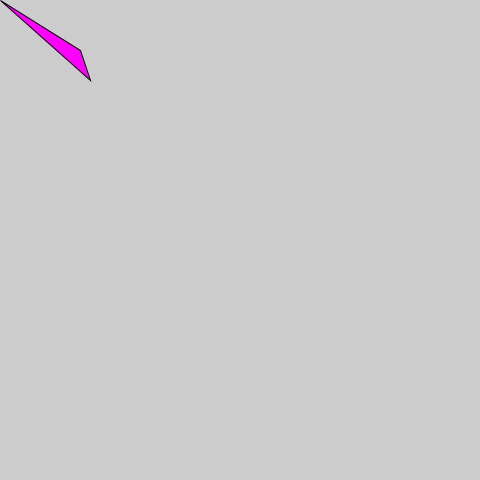
Frame 1 (no input)
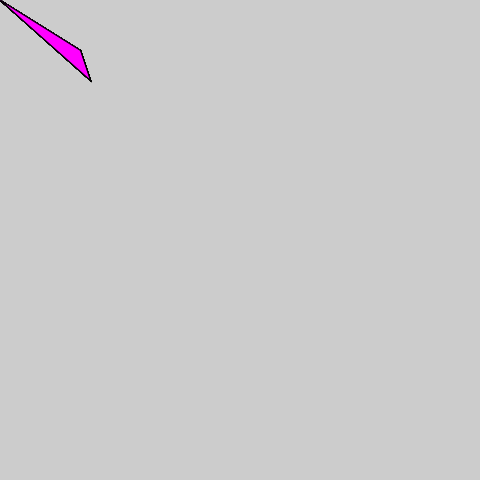
Frame 60 (the mouse pressed at the canvas centre just before this capture)
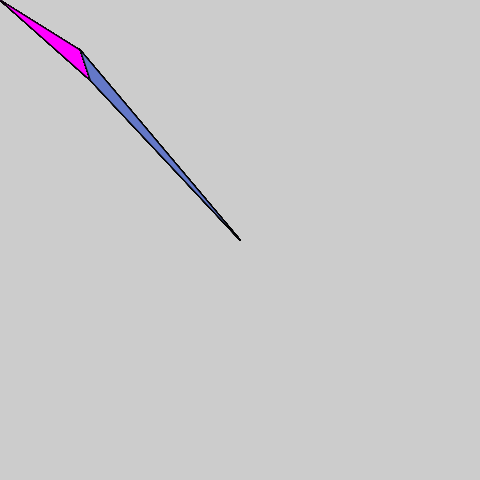
Frame 120 (the mouse held since frame 60 and released just before this capture)

The Processing sketch that drew these frames (run headless with seeded random() and noise(); from frame 60 on, the mouse is pressed at the canvas centre):

// Processing sketch: processing_175896
// ── processing_175896.pde

void setup() {
  size(480, 480);
}

void draw() {
  if (mousePressed) {
    fill(100,120,200);
  } else {
    fill(255,0,255);
  }
  triangle(mouseX, mouseY, 80,50,90,80);
}
